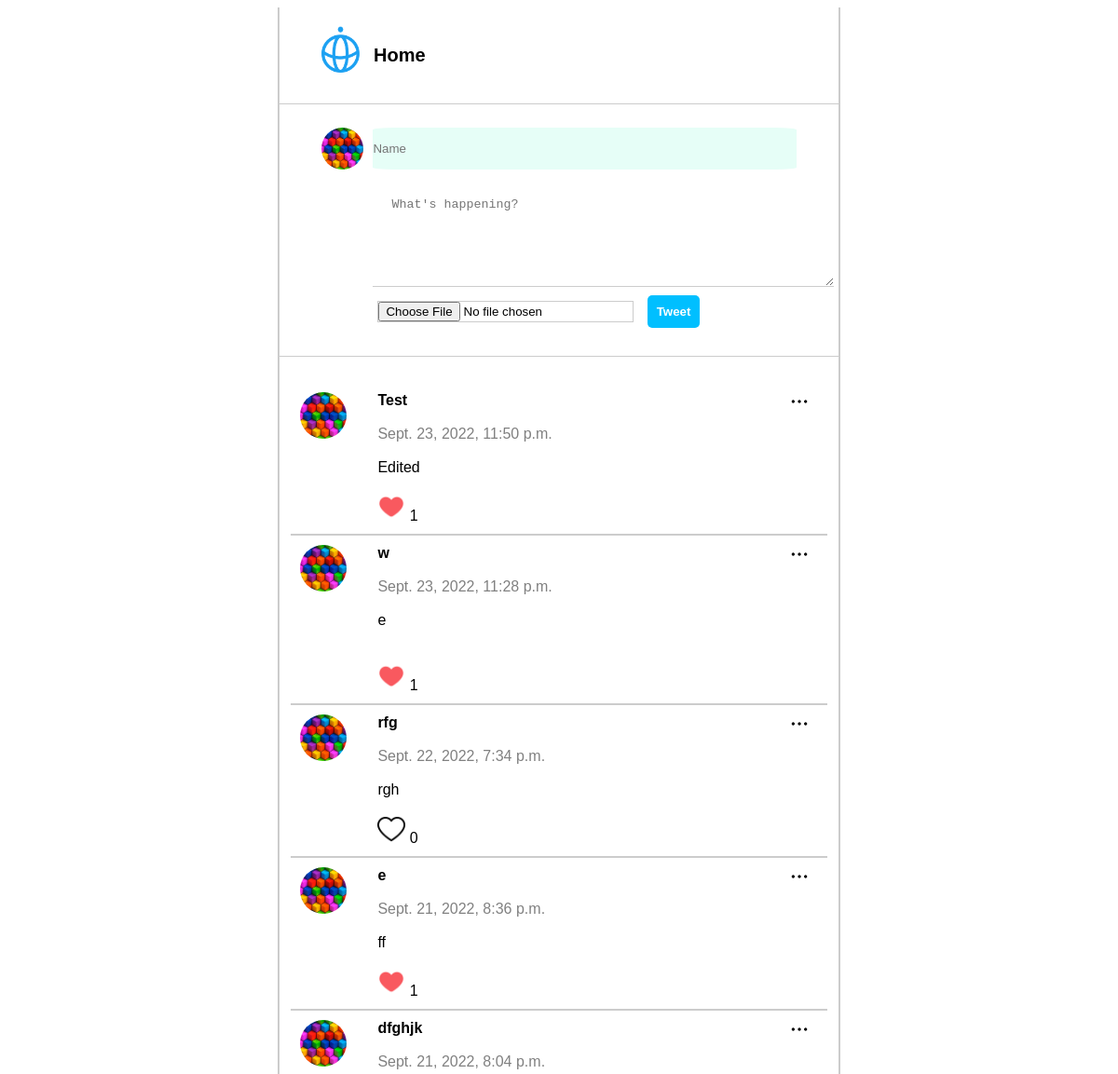
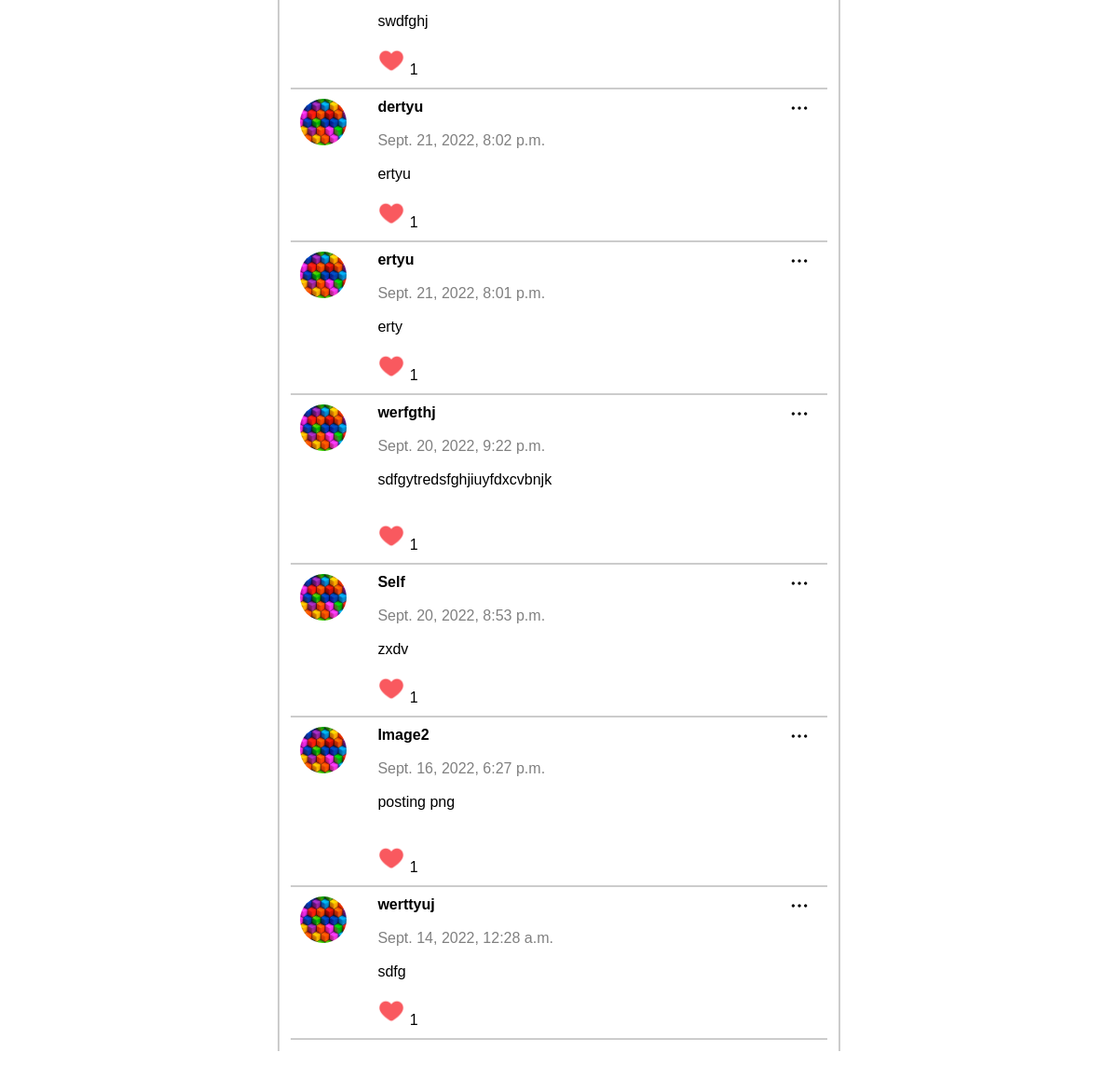
The page / on the database its author committed (2 pictures, top to bottom).
### posts/models.py (models this page shows)
class Post(models.Model):
    class Meta(object):
        db_table = 'post'
    name = models.CharField(
        'Name', blank=False, null=False, max_length=20,
        db_index=True
    )
    body = models.CharField(
        'Body', blank=True, null=True, max_length=140,
        db_index=True
    )
    created_at = models.DateTimeField(
        'Created DateTime', blank=True, auto_now_add=True
    )
    like_count = models.PositiveIntegerField(
        'like_count', blank = True, default=0
    )
    image = CloudinaryField('image', null= True, blank=True)

### posts/views.py (the view, shortened to what this page needs)
# urls.py: path('', views.index, name='index'),
def index(request):
    posts = Post.objects.all()[:20]
    return render(request, 'posts.html', {'posts': posts})

### templates/posts.html (shortened to what this page needs)
{% extends "base.html" %}
{% block content %}
{% load static %}
<section class="content">
    <section class="top">
        <div class="logo">
            <img src="/static/img/logo-twitterblue.svg" alt="">
        </div>
        <div class="heading">
            <h1>Home</h1>
        </div>
    </section>
    <section class="posts_form">
        <div class="user_img">
            <img src="/static/img/sample-icon.jpeg" alt="">
        </div>
        <div class="form">
        <form action="/" method="POST" enctype="multipart/form-data">
        <input type="text" name="name" placeholder="Name" id="name" required>
        <textarea name="body" placeholder="What's happening?" rows="5" required></textarea>
        <input name="image" id="file" type="file">
        <input id="tweet" type="submit" value="Tweet">
        </form>
        </div>
    </section>
    <section class="posts">
    <ul>
        {% for post in posts reversed %}
        <li>
            <img class="menu_icon js-menu-icon" src="{% static 'img/option.png' %}" alt="">
            <div class="logo">
            <img src="{% static 'img/sample-icon.jpeg' %}" alt="" style="border-radius: 50%;">
        </div>
        <div class="name_body">
            <div class="name">{{ post.name }}</div> <br>
            <div class="datetime">{{ post.created_at }}</div> <br>
            <div class="body">{{ post.body }}</div> <br>
            <div>
            <a href="/like/{{ post.id }}" style="text-decoration: none;">
                {% if post.like_count == 0 %}
                <img src="/static/img/love.png" id="myImage"
                alt="" style="width: 30px;"/>
                {% endif %}
                {% if post.like_count != 0%}
                <img src="/static/img/heart.png" id="myImage"
                alt="" style="width: 30px;"/>
                {% endif %}
            </a>
            {{post.like_count}}
            </div>
        </div>
        </li>
        {% endfor %}
    </ul>
    </section>
</section>
{% endblock %}

### templates/base.html (shortened to what this page needs)
<!DOCTYPE html>
<html lang="en">
<head>
    {% load static %}
    <link rel="stylesheet" href="{% static 'css/style.css' %}">
</head>
<body>
    {% block content %} {{ content }} {% endblock %}
</body>
</html>

### static/css/style.css (style rules this page uses)
.content { max-width: 600px; border-right: 2px solid #ccc; border-left: 2px solid #ccc; margin: 0 auto; height: 100%; }
body { font-family: sans-serif; }
.posts_form { display: flex; padding: 20px 40px; border-bottom: 1px solid #ccc; }
.posts_form div.user_img { width: 10%; padding: 5px; }
.posts_form div.user_img img { width: 100%; border-radius: 50%; }
.posts_form div.form { width: 100%; padding: 5px; }
.posts_form input { width: 70%; margin-bottom: 10px; padding: 10px; border: 0px; }
#name { width: 100%; border: 0; background-color: #e6fef7; padding: 15px 0px; border-radius: 5%; }
#file { border: 1px solid #ccc; padding : 0px; margin: 5px; width: 60%; }
#tweet { font-weight: bold; width: auto; padding : 10px; border-radius: 5px; margin: 5px; align-content: right; background-color: deepskyblue; color: white; }
.posts_form textarea { width: 100%; padding: 20px; border-top: 0px; border-left: 0; border-right: 0; border-bottom: 1px solid #ccc; }
.posts ul { padding: 2%; }
.posts li { display: flex; border-bottom: 2px solid #ccc; padding : 10px; position: relative; }
.posts li .logo { flex-basis: 15%; }
.posts li .name_body { flex-basis: 85%; }
.posts li .logo img { width: 60%; }
.posts li .name_body .name { font-weight: bold; }
.posts li .name_body .datetime { color: grey; }
.posts li .menu_icon { width: 20px; position: absolute; top: 10px; right: 20px; }
.content section.top div.logo { width: 10%; margin-right: 10px; }
.content section.top div.logo img { width: 100%; }
.content section.top div.heading { width: 90%; }
.content section.top div.heading h1 { font-size: 20px; }
.top { display: flex; padding: 20px 40px; border-bottom: 1px solid #ccc; }

### rows shown on the page
Post: name "Test", created_at "Sept. 23, 2022, 11:50 p.m.", body "Edited", like_count "1"
Post: name "w", created_at "Sept. 23, 2022, 11:28 p.m.", body "e", like_count "1"
Post: name "rfg", created_at "Sept. 22, 2022, 7:34 p.m.", body "rgh", like_count "0"
Post: name "e", created_at "Sept. 21, 2022, 8:36 p.m.", body "ff", like_count "1"
Post: name "dfghjk", created_at "Sept. 21, 2022, 8:04 p.m.", body "swdfghj", like_count "1"
Post: name "dertyu", created_at "Sept. 21, 2022, 8:02 p.m.", body "ertyu", like_count "1"
Post: name "ertyu", created_at "Sept. 21, 2022, 8:01 p.m.", body "erty", like_count "1"
Post: name "werfgthj", created_at "Sept. 20, 2022, 9:22 p.m.", body "sdfgytredsfghjiuyfdxcvbnjk", like_count "1"
Post: name "Self", created_at "Sept. 20, 2022, 8:53 p.m.", body "zxdv", like_count "1"
Post: name "Image2", created_at "Sept. 16, 2022, 6:27 p.m.", body "posting png", like_count "1"
Post: name "werttyuj", created_at "Sept. 14, 2022, 12:28 a.m.", body "sdfg", like_count "1"
